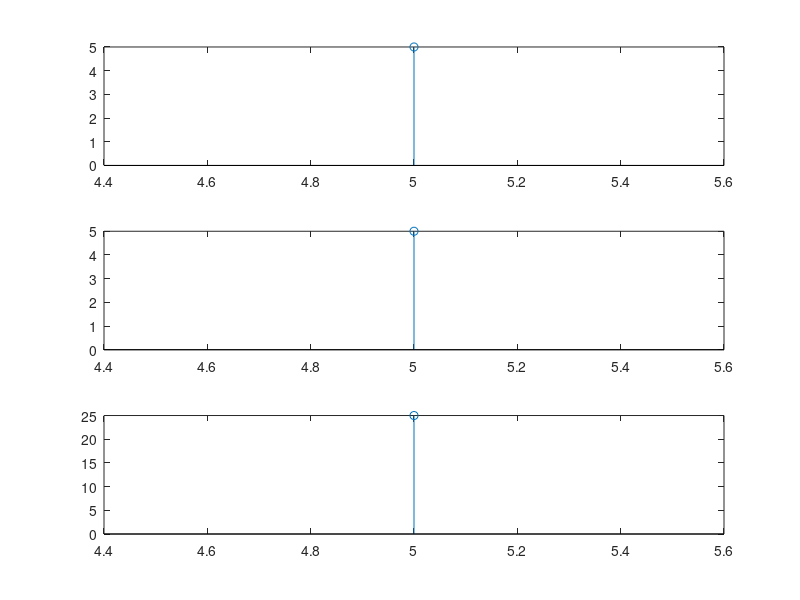

MATLAB code to generate this figure:
clc;
clear;
close all;
x1=input(' Enter the sequence x1 = ') % x1 and x2 are vectors
n1=input(' The index of the sequence x1 is n1 = ')

x2=input(' Enter the sequence x2 = ') % x1 and x2 are vectors
n2=input(' The index of the sequence x2 is n2 = ')

n=min(min(n1),min(n2)):max(max(n1),max(n2));
y1=zeros(1,length(n));
y2=y1;
y1(find((n>=min(n1))&(n<=max(n1))))=x1;
y2(find((n>=min(n2))&(n<=max(n2))))=x2;
y=y1.*y2; % signal multiplication
 % subplot(number of rows,number of columns,figure number);
subplot(311);
 stem(n1,x1);
 subplot(312);
stem(n2,x2);
 
 subplot(313);
stem(n,y);
